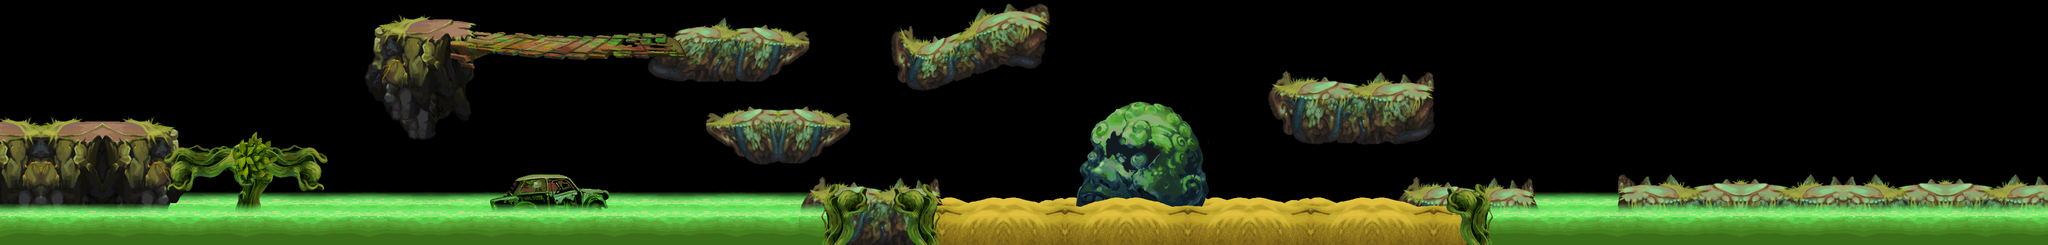

A level layout from a 2D game, rendered from its tile map. Below: a short description, then the map file with tile-grid data replaced by summaries:
An orthogonal 100x12 tile map with 40x40 px tiles, 4 tile layers (land1, land2, land3, land4) and 53 objects.

<map version="1.0" orientation="orthogonal" width="100" height="12" tilewidth="40" tileheight="40">
 <tileset firstgid="1" name="c-land" tilewidth="40" tileheight="40">
  <image source="c-land.png" width="1745" height="2038" />
 </tileset>
 <layer name="land1" width="100" height="12">
  <data>[1200 cells, 235 non-empty, 30 distinct tile ids]</data>
 </layer>
 <layer name="land2" width="100" height="12">
  <data>[1200 cells, 581 non-empty, 359 distinct tile ids]</data>
 </layer>
 <layer name="land3" width="100" height="12">
  <data>[1200 cells, 134 non-empty, 96 distinct tile ids]</data>
 </layer>
 <layer name="land4" width="100" height="12">
  <data>[1200 cells, 322 non-empty, 47 distinct tile ids]</data>
 </layer>
 <objectgroup name="pengzhuang" width="100" height="12">
  <object x="-8" y="264" width="355" height="68" />
  <object x="347" y="301" width="267" height="45" />
  <object x="1005" y="348" width="119" height="67" />
  <object x="1125" y="369" width="61" height="46" />
  <object x="958" y="389" width="47" height="26" />
  <object x="1582" y="379" width="256" height="99" />
  <object x="1838" y="432" width="83" height="46" />
  <object x="2766" y="379" width="226" height="66" />
  <object x="3159" y="377" width="842" height="52" />
  <object x="734" y="55" width="188" height="41" />
  <object x="922" y="81" width="405" height="29" />
  <object x="1327" y="73" width="253" height="22" />
  <object x="2270" y="270" width="59" height="14" />
  <object x="2200" y="201" width="68" height="31" />
  <object x="2129" y="266" width="71" height="13" />
  <object x="1970" y="34" width="78" height="22" />
  <object x="1750" y="100" width="221" height="24" />
  <object x="1377" y="237" width="280" height="20" />
  <object x="2482" y="176" width="313" height="29" />
  <object x="2692" y="436" width="75" height="44" />
 </objectgroup>
 <objectgroup name="zuobiao1" width="100" height="12">
  <object x="1680" y="363">
   <properties>
    <property name="id" value="1" />
    <property name="type" value="1" />
   </properties>
  </object>
  <object x="1331" y="457">
   <properties>
    <property name="id" value="13" />
    <property name="type" value="0" />
   </properties>
  </object>
  <object x="744" y="454">
   <properties>
    <property name="id" value="13" />
    <property name="type" value="0" />
   </properties>
  </object>
  <object x="1923" y="433" width="769" height="46">
   <properties>
    <property name="id" value="19" />
   </properties>
  </object>
  <object x="1432" y="53">
   <properties>
    <property name="id" value="1" />
    <property name="type" value="1" />
   </properties>
  </object>
  <object x="1360" y="53">
   <properties>
    <property name="id" value="1" />
    <property name="type" value="1" />
   </properties>
  </object>
  <object x="2914" y="364">
   <properties>
    <property name="id" value="1" />
    <property name="type" value="1" />
   </properties>
  </object>
  <object x="2842" y="364">
   <properties>
    <property name="id" value="1" />
    <property name="type" value="1" />
   </properties>
  </object>
  <object x="240" y="476">
   <properties>
    <property name="id" value="18" />
   </properties>
  </object>
  <object x="362" y="478">
   <properties>
    <property name="id" value="18" />
   </properties>
  </object>
  <object x="1004" y="478">
   <properties>
    <property name="id" value="18" />
   </properties>
  </object>
  <object x="1082" y="476">
   <properties>
    <property name="id" value="18" />
   </properties>
  </object>
  <object x="1442" y="478">
   <properties>
    <property name="id" value="18" />
   </properties>
  </object>
 </objectgroup>
 <objectgroup name="zuobiao2" width="100" height="12">
  <object x="1508" y="72">
   <properties>
    <property name="id" value="101" />
    <property name="num" value="5" />
    <property name="range" value="100" />
    <property name="time" value="1" />
    <property name="timemax" value="12" />
    <property name="timemin" value="3" />
    <property name="z" value="0" />
   </properties>
  </object>
  <object x="3872" y="380">
   <properties>
    <property name="id" value="113" />
    <property name="num" value="0" />
    <property name="time" value="1" />
   </properties>
  </object>
  <object x="496" y="299">
   <properties>
    <property name="id" value="104" />
    <property name="num" value="4" />
    <property name="range" value="50" />
    <property name="time" value="1" />
    <property name="timemax" value="6" />
    <property name="timmin" value="3" />
   </properties>
  </object>
  <object x="1561" y="236">
   <properties>
    <property name="id" value="104" />
    <property name="num" value="4" />
    <property name="range" value="50" />
    <property name="time" value="1" />
    <property name="timemax" value="6" />
    <property name="timmin" value="3" />
   </properties>
  </object>
  <object x="2641" y="177">
   <properties>
    <property name="id" value="104" />
    <property name="num" value="4" />
    <property name="range" value="50" />
    <property name="time" value="1" />
    <property name="timemax" value="6" />
    <property name="timmin" value="3" />
   </properties>
  </object>
  <object x="398" y="300">
   <properties>
    <property name="id" value="102" />
    <property name="num" value="3" />
    <property name="range" value="0" />
    <property name="time" value="1" />
    <property name="timemax" value="10" />
    <property name="timmin" value="3" />
   </properties>
  </object>
  <object x="2004" y="34">
   <properties>
    <property name="id" value="102" />
    <property name="num" value="3" />
    <property name="range" value="0" />
    <property name="time" value="1" />
    <property name="timemax" value="10" />
    <property name="timmin" value="3" />
   </properties>
  </object>
  <object x="2540" y="178">
   <properties>
    <property name="id" value="102" />
    <property name="num" value="3" />
    <property name="range" value="0" />
    <property name="time" value="1" />
    <property name="timemax" value="10" />
    <property name="timmin" value="3" />
   </properties>
  </object>
  <object x="816" y="56">
   <properties>
    <property name="id" value="111" />
    <property name="num" value="2" />
    <property name="range" value="20" />
    <property name="time" value="1" />
    <property name="timemax" value="8" />
    <property name="timmin" value="1" />
   </properties>
  </object>
  <object x="2236" y="200">
   <properties>
    <property name="id" value="111" />
    <property name="num" value="2" />
    <property name="range" value="20" />
    <property name="time" value="1" />
    <property name="timemax" value="8" />
    <property name="timmin" value="1" />
   </properties>
  </object>
  <object x="2720" y="176">
   <properties>
    <property name="id" value="111" />
    <property name="num" value="2" />
    <property name="range" value="20" />
    <property name="time" value="1" />
    <property name="timemax" value="8" />
    <property name="timmin" value="1" />
   </properties>
  </object>
  <object x="1016" y="82">
   <properties>
    <property name="id" value="101" />
    <property name="num" value="5" />
    <property name="range" value="100" />
    <property name="time" value="1" />
    <property name="timemax" value="12" />
    <property name="timemin" value="3" />
    <property name="z" value="0" />
   </properties>
  </object>
  <object x="1488" y="238">
   <properties>
    <property name="id" value="103" />
    <property name="num" value="4" />
    <property name="range" value="50" />
    <property name="time" value="1" />
    <property name="timemax" value="6" />
    <property name="timmin" value="3" />
   </properties>
  </object>
  </objectgroup>
 <objectgroup name="zuobiao3" width="100" height="12">
  <!-- 6 objects omitted --></objectgroup>
</map>
<!-- 7 of 53 objects omitted -->
